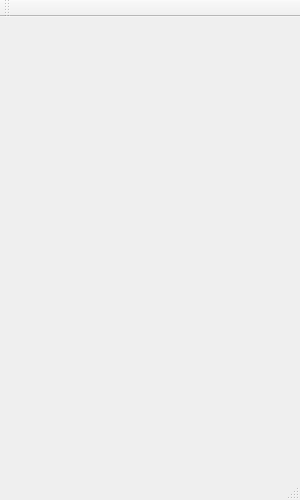
<?xml version="1.0" encoding="UTF-8"?>
<ui version="4.0">
 <class>UnmountDisk</class>
 <widget class="QMainWindow" name="UnmountDisk">
  <property name="geometry">
   <rect>
    <x>0</x>
    <y>0</y>
    <width>300</width>
    <height>500</height>
   </rect>
  </property>
  <property name="windowTitle">
   <string>Unmount Disk</string>
  </property>
  <widget class="QWidget" name="centralWidget"/>
  <widget class="QMenuBar" name="menuBar">
   <property name="geometry">
    <rect>
     <x>0</x>
     <y>0</y>
     <width>300</width>
     <height>23</height>
    </rect>
   </property>
  </widget>
  <widget class="QToolBar" name="mainToolBar">
   <attribute name="toolBarArea">
    <enum>TopToolBarArea</enum>
   </attribute>
   <attribute name="toolBarBreak">
    <bool>false</bool>
   </attribute>
  </widget>
  <widget class="QStatusBar" name="statusBar"/>
 </widget>
 <layoutdefault spacing="6" margin="11"/>
 <resources/>
 <connections/>
</ui>
